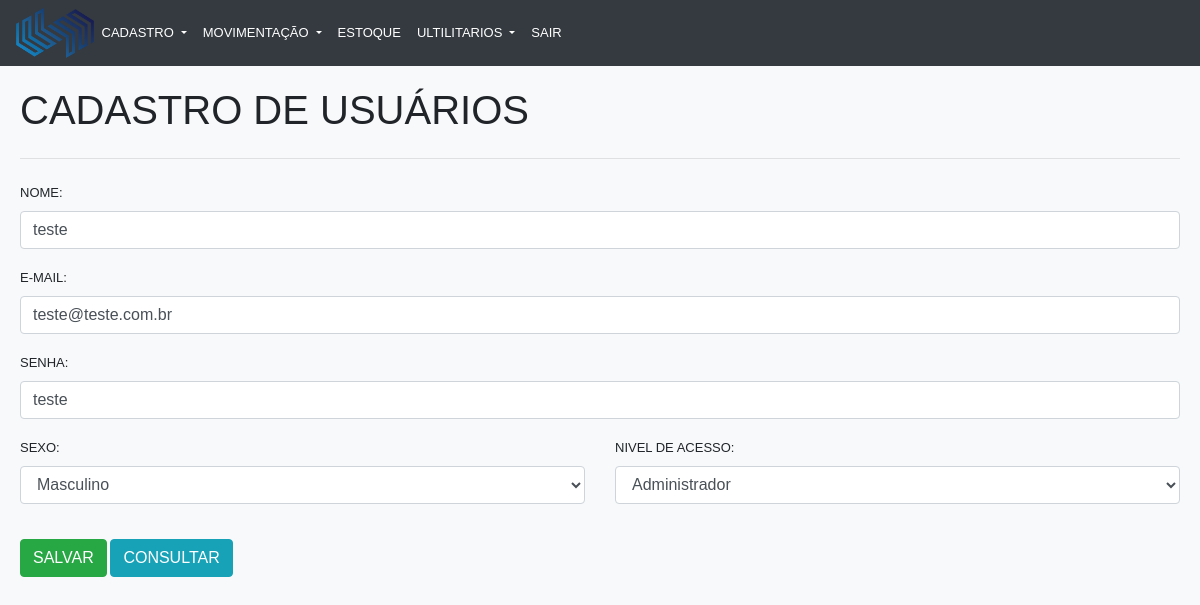
Page /usu_Salvar.php?id=5 (signed in) on the committed database.
### tables this page shows
CREATE TABLE `usuario` (
 `id` int(10) NOT NULL AUTO_INCREMENT,
 `nome` varchar(30) NOT NULL,
 `email` varchar(50) NOT NULL,
 `senha` varchar(32) NOT NULL,
 `sexo` tinyint(4) DEFAULT NULL,
 `nivelAcesso` tinyint(4) NOT NULL,
 `dataCadastro` datetime DEFAULT NULL,
 PRIMARY KEY (`id`)
);

### classes/cadastroUsuario.class.php (called while the page is built, shortened)
<?php
class CadastroUsuario
{
    private $pdo;
    public function __construct($pdo)
    {
        $this->pdo = $pdo;
    }
    public function consultaEditar($id = null)
    {
        $sql = "SELECT * FROM usuario WHERE id = :id";
        $stmt = $this->pdo->prepare($sql);
        $stmt->bindParam(":id", $id, PDO::PARAM_INT);
        $stmt->execute();
        if ($stmt->rowCount() > 0) {
            return $stmt->fetch();
        } else {
            return array();
        }
    }
}

### usu_Salvar.php (the view, shortened to what this page needs)
<?php
require("conn.php");
require_once "classes/cadastroUsuario.class.php";
$usuario = new CadastroUsuario($pdo);
if (!empty($_GET['id'])) {
    $cod = $_GET['id'];
    $lista = $usuario->consultaEditar($cod);
} else {
    $lista = null;
}
?>
<!DOCTYPE html>
<html lang="pt-br">
<head>
    <link rel="stylesheet" href="https://stackpath.bootstrapcdn.com/bootstrap/4.3.1/css/bootstrap.min.css">
    <link rel="stylesheet" href="css/geral.css">
</head>
<body class="bg-light">
    <div class="">
        <header>
            <?php
            include_once "menu.php"; ?>
        </header>
        <section class="corpo">
            <h1 id="content" class="bd-title">Cadastro de Usuários</h1>
            <hr class="my-4">
            <form action="" method="post">
                <div class="form-group">
                    <label for="">Nome:</label>
                    <input type="text" name="nome" value="<?php if (!empty($lista['nome'])) {
                                                                echo $lista['nome'];
                                                            } ?>" id="nome" class="form-control" required /><br>
                    <label for="email">E-mail:</label>
                    <input type="email" name="email" value="<?php if (!empty($lista['email'])) {
                                                                echo $lista['email'];
                                                            } ?>" id="email" class="form-control" required /><br>
                    <div class="row">
                        <div class="col">
                            <label for="email">Senha:</label>
                            <input type="text" name="senha" value="<?php if (empty($lista['email'])) {
                                                                        echo "";
                                                                    } else {
                                                                        echo ($lista['senha']);
                                                                    }; ?>" id="senha" class="form-control" required /><br>
                            <div class="row">
                                <div class="col">
                                    <label for="sexo">Sexo:</label>
                                    <select name="sexo" id="sexo" class="form-control" required>
                                        <option value="1" <?php if (!empty($lista['sexo'])) {
                                                                if ($lista['sexo'] == 1) echo "selected";
                                                            } ?>>Masculino</option>
                                    </select>
                                </div>
                                <div class="col">
                                    <label for="sexo">Nivel de Acesso:</label>
                                    <select name="nivel_Acesso" id="nivel_Acesso" class="form-control" required>
                                        <option value="1" <?php if (!empty($lista["nivelAcesso"])) {
                                                                if ($lista['nivelAcesso'] == 1) echo "selected";
                                                            } ?>>Administrador</option>
                                    </select>
                                </div>
                            </div>
                        </div>
                    </div>
                </div>
                <br>
                <input type="submit" value="SALVAR" class="btn btn-success">
                <input type="button" value="CONSULTAR" class="btn btn-info" onclick="window.location='usu_Consultar.php';">
            </form>
        </section>
    </div>
</body>
</html>

### menu.php (shortened to what this page needs)
<nav class="navbar navbar-expand-lg navbar-dark bg-dark">
  <a class="" href="index.php">
    <img class="logo" id="logoTopo" src="img/logo.png" alt="">
  </a>
  <div class="collapse navbar-collapse" id="navbarSupportedContent">
    <ul class="navbar-nav mr-auto">
      <li class="nav-item dropdown active">
        <a class="nav-link dropdown-toggle" href="#" id="navbarDropdown" role="button" data-toggle="dropdown" aria-haspopup="true" aria-expanded="false">
          Cadastro
        </a>
      </li>
      <li class="nav-item dropdown active">
        <a class="nav-link dropdown-toggle" href="#" id="navbarDropdown" role="button" data-toggle="dropdown" aria-haspopup="true" aria-expanded="false">
          Movimentação
        </a>
      </li>
      <li class="nav-item active">
        <a class="nav-link" href="#">Estoque <span class="sr-only">(current)</span></a>
      </li>
      <li class="nav-item dropdown active">
        <a class="nav-link dropdown-toggle" href="#" id="navbarDropdown" role="button" data-toggle="dropdown" aria-haspopup="true" aria-expanded="false">
          Ultilitarios
        </a>
      </li>
      <li class="nav-item active">
        <a class="nav-link" href="login.php?acao=sair">Sair <span class="sr-only">(current)</span></a>
      </li>
    </ul>
  </div>
</nav>

### css/geral.css (style rules this page uses)
body { margin: 0; padding: 0; text-transform: uppercase; font-family: Arial, Helvetica, sans-serif; font-size:small; }
header { vertical-align: center; margin: 0; padding: 0; }
header img { float: left; margin-top: 20px; padding-left: 20px; }
.corpo { padding: 20px; }
.logo { margin-top: 0px; padding-top: 0px; padding-left: 0px; }
#logoTopo { height: 50px; }

### rows in the picture
usuario: nome "teste", email "teste@teste.com.br", senha "teste", sexo "Masculino", nivel_Acesso "Administrador"
